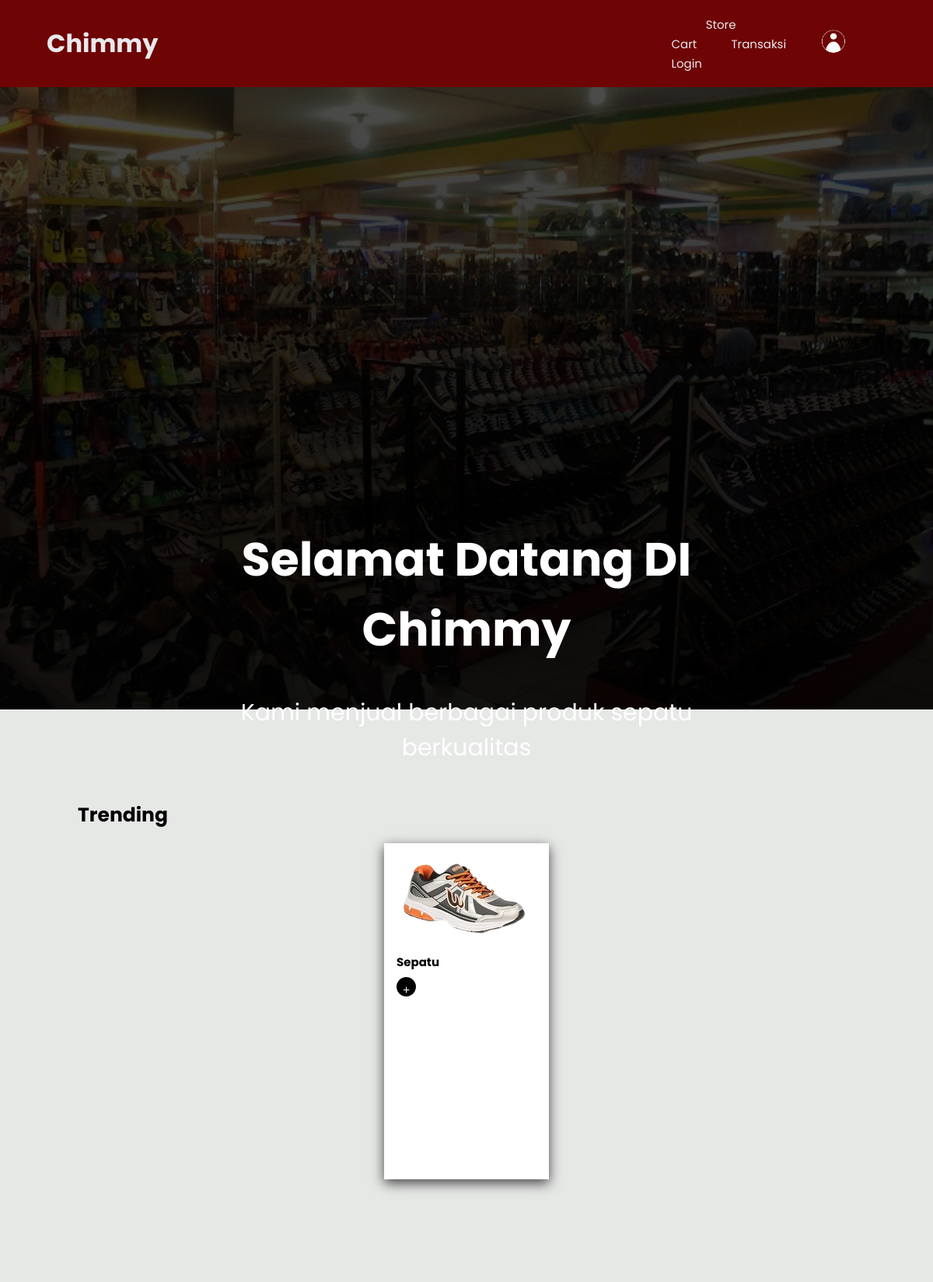
The page / on the database its author committed.
### tables this page shows
CREATE TABLE `game` (
  `id_game` int(11) NOT NULL,
  `nama_game` varchar(100) NOT NULL,
  `developer` varchar(100) NOT NULL,
  `deskripsi` text NOT NULL,
  `foto` varchar(255) NOT NULL,
  `tanggal_release` date NOT NULL,
  `publisher` varchar(100) NOT NULL,
  `harga` int(255) NOT NULL
);

### index.php (the view, shortened to what this page needs)
<?php
include "header.php";
include "koneksi.php";
?>
<!DOCTYPE html>
<html lang="en">
<head>
    <link rel="stylesheet" href="style.css?v=<?php echo time(); ?>">
</head>
<body>
    <div class="container">
        <div class="top_part">
            <div class="centered">
                <h1>Selamat Datang DI Chimmy</h1>
                <p>Kami menjual berbagai produk sepatu berkualitas</p>
            </div>
        </div>
    </div>
    <div class="main_part">
        <div class="main_header">
            <h1 class="header1">
                Trending
            </h1>
            <div class="e">
                <?php
                $qry = mysqli_query($conn, "select * from game");
                while ($dt_game = mysqli_fetch_array($qry)) {
                    ?>
                    <div class="product_card">
                        <img src="assets/poster/<?= $dt_game['foto'] ?>">
                        <h4>
                            <?= $dt_game['nama_game'] ?>
                        </h4>
                        <div>
                            <button>
                                <?php
                                if (isset($_SESSION['id_user'])) {
                                    $link_beli = "beli.php?id_game=$dt_game[id_game]";
                                    echo "<a href= '".$link_beli."'>+</a>";
                                } else {
                                    echo "<a href= '".$link_login."'>+</a>";
                                }
                                ?>
                            </button>
                        </div>
                    </div>
                    <?php
                }
                ?>
            </div>
        </div>
</body>
</html>

### style.css (style rules this page uses)
body { padding: 0px; margin: 0px; background-color: #e6e8e6; font-family: "poppins"; }
li, a, button { font-family: "poppins"; font-size: 15px; color: #e8e9ed; text-decoration: none; }
.container { width: 100%; height: 100vh; background-image: linear-gradient(rgba(0, 0, 0, 0.7), rgba(0, 0, 0, 0.9)), url(assets/TokoSepatu.jpg); background-position: center; background-size: cover; }
.top_part { position: absolute; top: 50%; left: 50%; text-align: center; transform: translate(-50%, -50%); color: #fff; font-family: "poppins"; font-size: 30px; }
.main_part { background-color: #e6e8e6; width: auto; padding: 100px; height: auto; font-family: "poppins"; }
.header1 { font-weight: bold; font-size: 25px; }
.e { display: flex; flex-wrap: wrap; }
.product_card { max-width: 12em; height: 25em; background-color: #ffffff; padding: 1em; box-shadow: 0 5px 15px #000000b6; margin-bottom: 2em; margin-left: auto; margin-right: auto; }
.product_card img { max-width: 100%; }
.product_card h4 { font-size: 15px; margin: 0.5em 0; }
.product_card div { font-size: 1.2em; display: flex; justify-content: space-between; align-items: center; }
.product_card button { background-color: black; color: #fff; border: none; border-radius: 50%; width: 25px; height: 25px; font-size: 1em; }

### rows shown on the page
game: foto (picture), nama_game "Sepatu"
